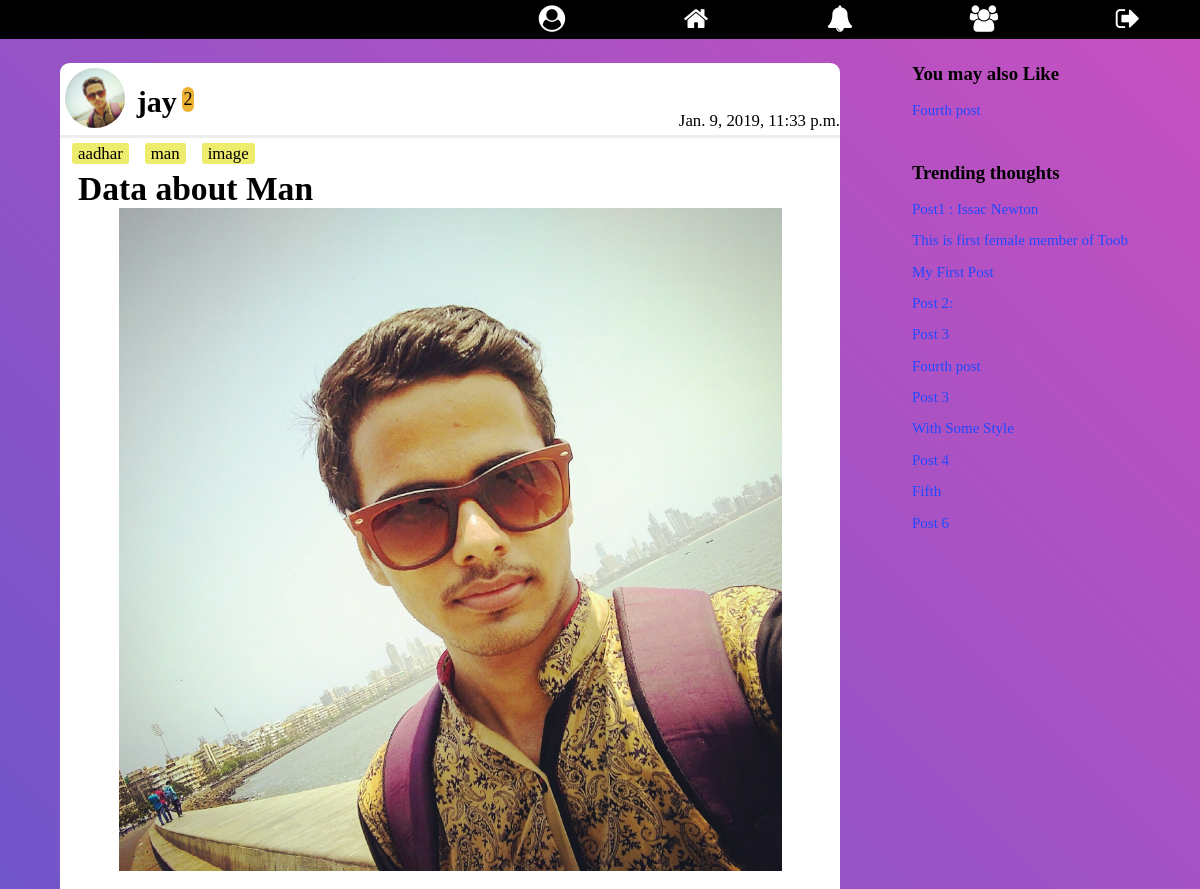
The page /details/13/ (signed in, upper part) on the database as committed earlier.
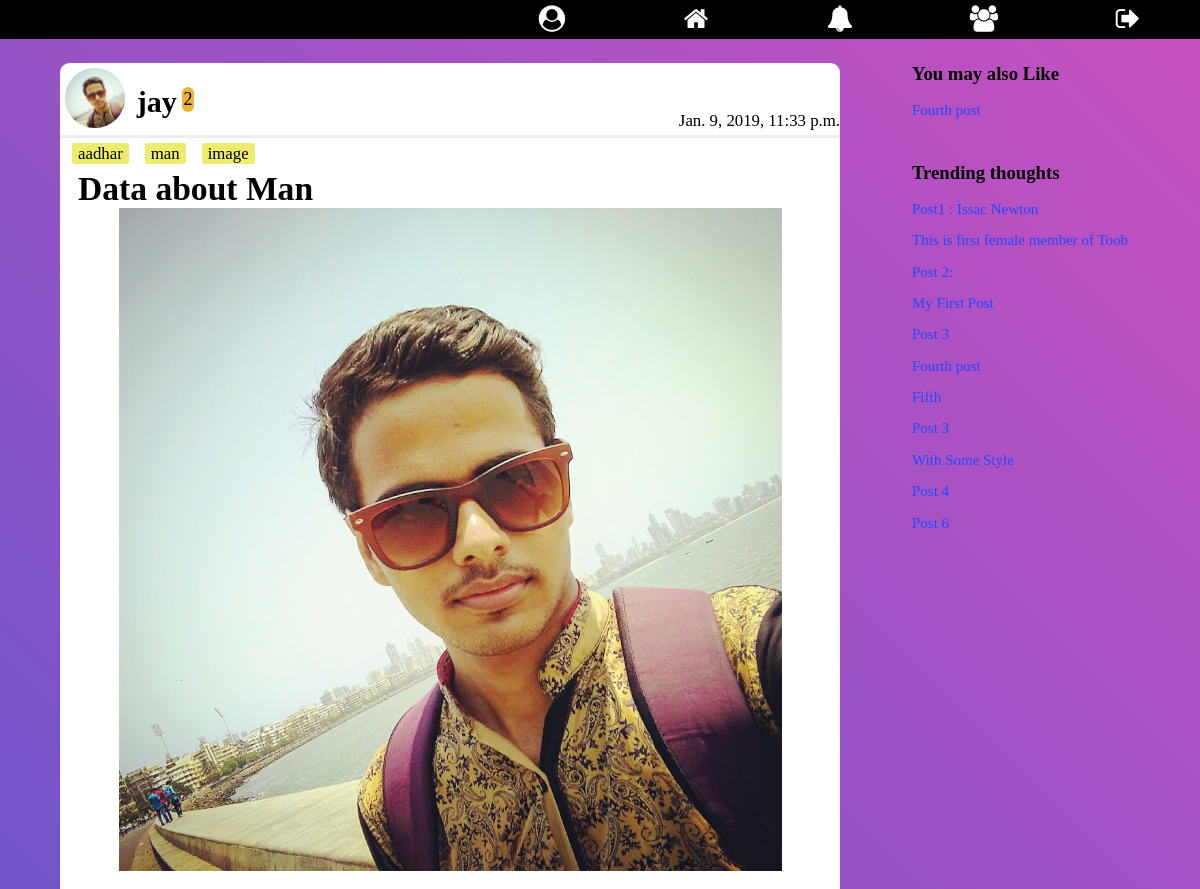
The same page on the database as committed later.
### home/models.py (models this page shows, shortened)
class Posts(models.Model):
    choices = (
        ("1", ("Question")),
        ("2", ("Creative Idea")),
        ("3", ("Innovation")),
        ("4", ("Nightmare")),
        ("5", ("Thought"))
    )
    title = models.CharField(max_length=250, blank=False)
    content = models.TextField(max_length=15000,
                               help_text="Write Your thought here...")
    creation_time = models.DateTimeField(auto_now_add=True, editable=False)
    likes = models.ManyToManyField(User, blank=True, related_name='likes')
    dis_likes = models.ManyToManyField(User, blank=True,
                                       related_name='dis_likes')
    image = models.ImageField(blank=True,
                              help_text="Use Image for Impowring your Thought")
    last_modified = models.DateTimeField(auto_now=True, editable=False)
    user_profile = models.ForeignKey(Profile, on_delete=models.CASCADE)
    trending_ratio = models.FloatField(default=1)
    type = models.CharField(max_length=50, choices=choices)
    tags = models.CharField(max_length=250)
    views = models.ManyToManyField(User, blank=True)

### details/views.py (the view)
# urls.py: url(r'^(?P<post_id>[0-9]+)/$', views.details_post, name='details_post'),
def details_post(request, post_id):
    print("Inside Details view")
    post = get_object_or_404(Posts, id=post_id)
    comments = Comment.objects.all().filter(post=post_id)
    if not (post.views.filter(id=request.user.id).exists()):
        post.views.add(request.user)                # User is Viewing the post
        update_trending_ratio(post, comments)
    share_string = quote_plus(post.title)
    trending = Posts.objects.exclude(id=post_id).order_by("-trending_ratio")
    also_like = Posts.objects.exclude(id=post_id).filter(reduce(operator.or_, (Q(tags__contains=x) for x in post.tags.split())))
    template = loader.get_template('details_post.html')
    context = {
        'post': post,
        'comments': comments,
        'share_string': share_string,
        'tags': post.tags.split(),
        'also_like': also_like,
        'trending': trending,
    }
    return HttpResponse(template.render(context, request))

### Notification/context_processor.py (called while the page is built)
def pass_value(request):
    if request.user.is_authenticated:
        user_prfile = Profile.objects.get(user=request.user)
        my_notif = Notifications.objects.filter(receiver=user_prfile)
        context = {
            "my_notif": my_notif
        }
        return context
    else:
        context = {}
        return context

### signup/models.py (called while the page is built)
    def __str__(self):
        return str(self.user)

### details/templates/details_post.html (shortened to what this page needs)
{% extends 'base.html' %}
{% block content %}
{% load static %}
<link rel="stylesheet" href="{% static 'details/details_post_style.css' %}">
<div class="panel">
  <div class="posts-container">
    <div class="posts" id="main_post">
      <div class="post-header">
        <a href="/profile/{{ post.user_profile.id }}">
        {% if post.user_profile.profile_pic %}
          <img src="{{ post.user_profile.profile_pic.url }}" class="profile-pic" alt="Image not found">
        {% else %}
          <img src="{% static 'toob/images/default-profile.png' %}" class="profile-pic" alt="Image not found">
        {% endif %}
      </a>
        <a href="/profile/{{ post.user_profile.id }}"><h3 class="user-name">{{ post.user_profile }}</h3></a><span class="level">{{ post.user_profile.level }}</span>
        <span class="date">{{ post.creation_time }}</span>
      </div>
      {% for tag in tags %}
        <span class="tag">{{ tag }}</span>
      {% endfor %}
      <h2 class="thought-title">{{ post.title }}</h2>
      {% if post.image %}
        <center><img class="post-image" src="{{ post.image.url }}" alt="Image not found"></center>
      {% endif %}
    </div>
  </div>
  <div class="side-bar">
    <div class="also-like">
      <h3>You may also Like</h3>
      {% for thought in also_like %}
        <a class="more-thought" href="{% url 'details_post' thought.id %}">{{ thought.title }}</a><br>
      {% endfor %}
    </div>
    <div class="also-like">
      <h3>Trending thoughts</h3>
      {% for thought in trending %}
        <a class="more-thought" href="{% url 'details_post' thought.id %}">{{ thought.title }}</a><br>
      {% endfor %}
    </div>
  </div>
</div>
{% endblock %}

Rows that differ between the two databases and show on the page:
changed Posts "Post 2:": moves up the list
changed Posts "Fifth": moves up the list
